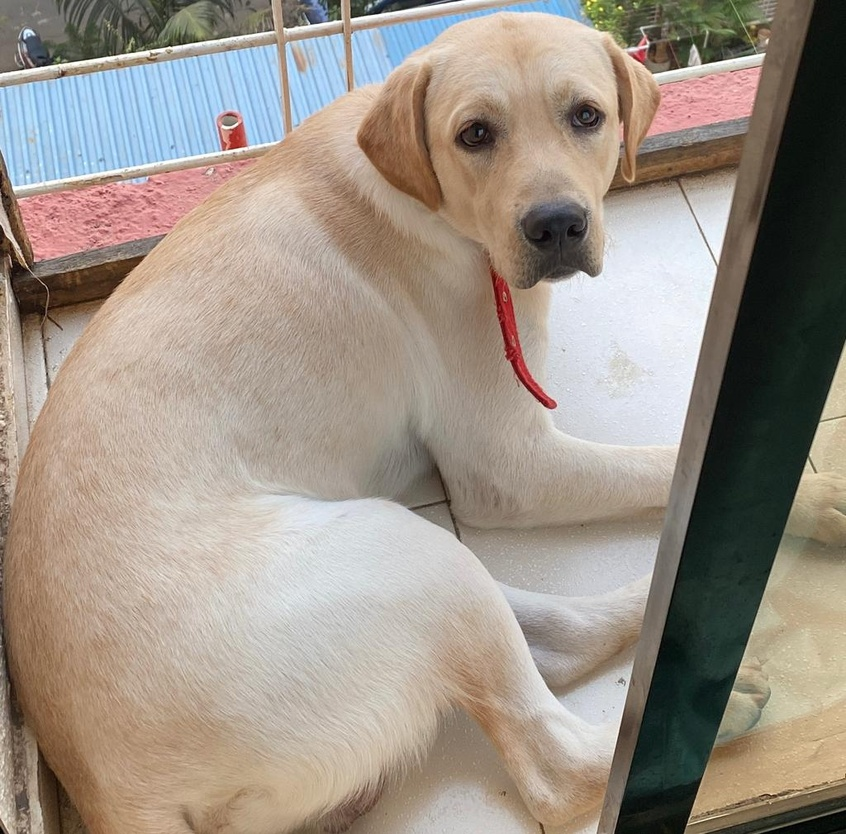
#> input picture Dog.jpeg, 846 x 834 px, shrunk from 1024 x 1009 before the run
$ jupyter execute 'Pencil Sketch Image.ipynb'   (shell and % lines are left out)
#> lines starting #> are read from the running program, lines starting #| are printed output that depends on the picture
[cell 1]
import numpy as np

[cell 2]
import cv2

[cell 3]
image = cv2.imread("Dog.jpeg")
#> image is the input picture: shape (834, 846, 3); mean B, G, R 135.5, 146.5, 157.1
cv2.imshow("Dog", image)
cv2.waitKey(0)

[cell 4]
gray_image = cv2.cvtColor(image, cv2.COLOR_BGR2GRAY)
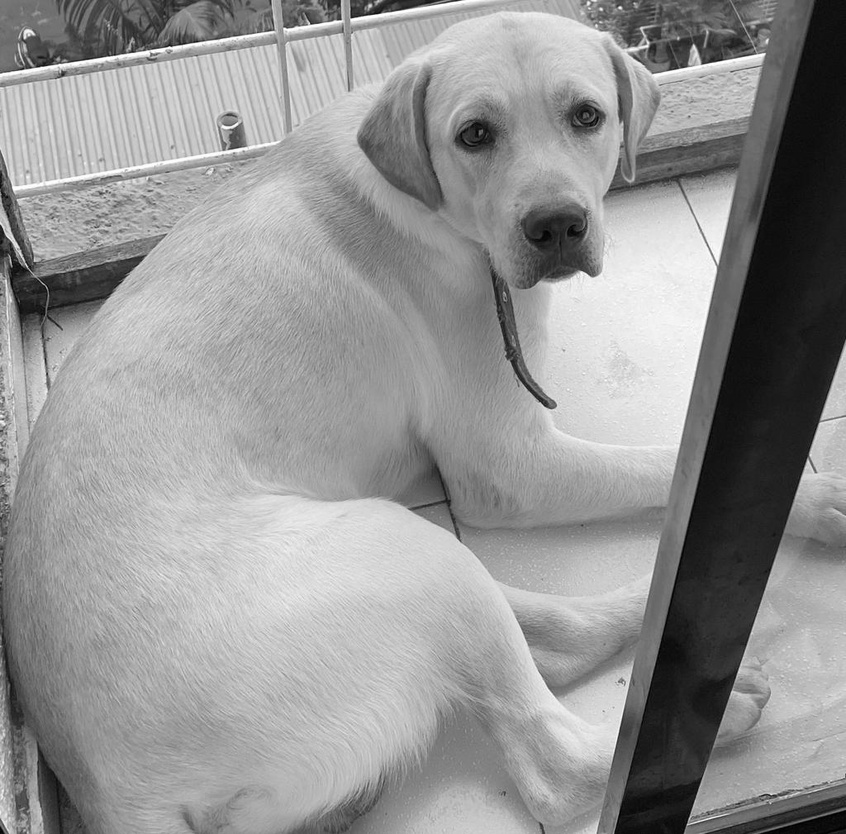
#> gray_image: shape (834, 846); min 0, max 255, mean 148.4
cv2.imshow("New Dog", gray_image)
cv2.waitKey(0)

[cell 5]
inverted_image = 255 - gray_image
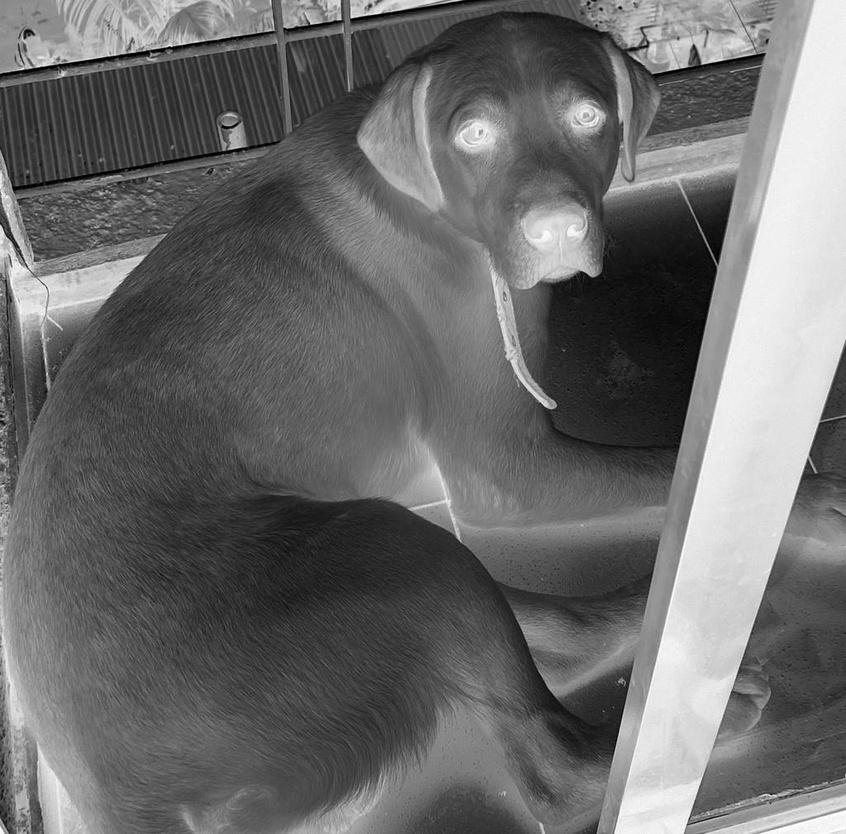
#> inverted_image: shape (834, 846); min 0, max 255, mean 106.6
cv2.imshow("Inverted", inverted_image)
cv2.waitKey()

[cell 6]
blurred = cv2.GaussianBlur(inverted_image, (21, 21), 0)
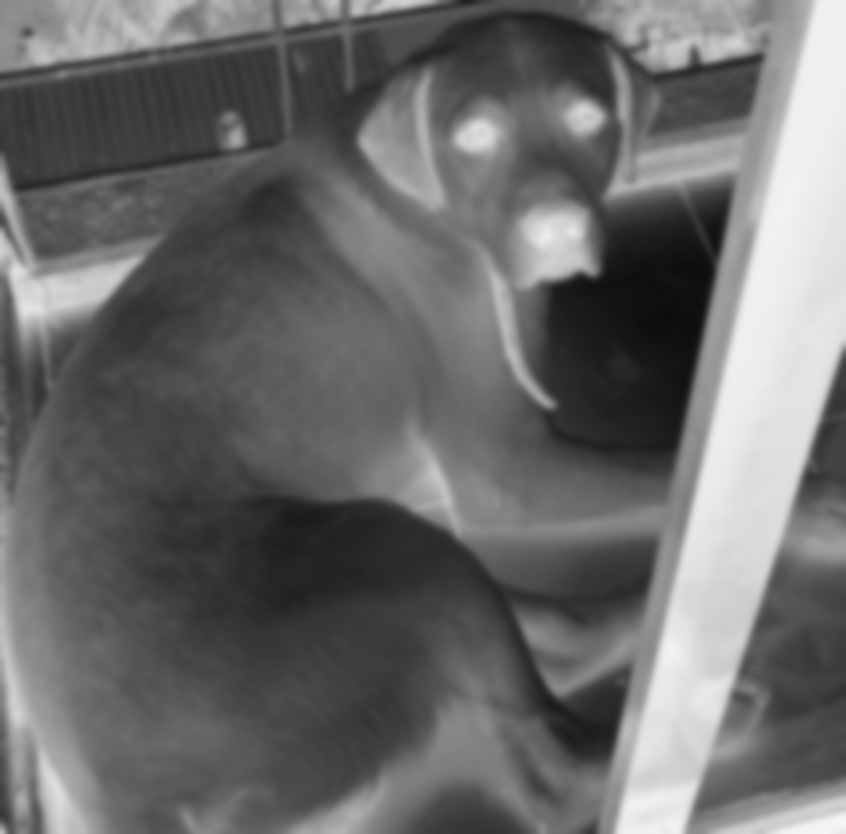
#> blurred: shape (834, 846); min 12, max 245, mean 106.6

[cell 7]
inverted_blurred = 255 - blurred
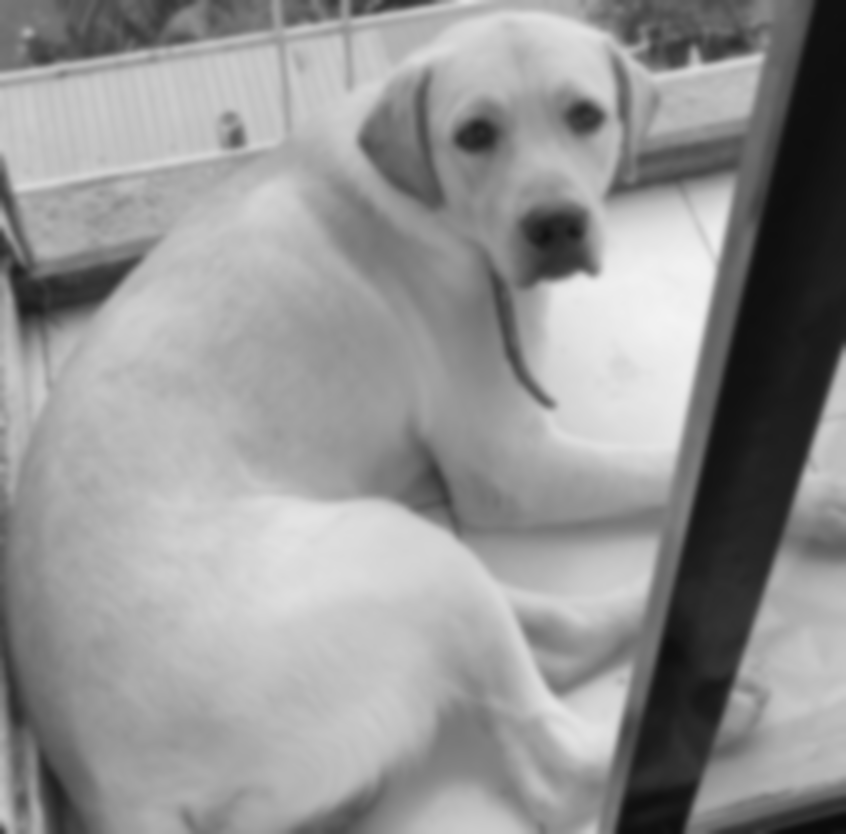
#> inverted_blurred: shape (834, 846); min 10, max 243, mean 148.4
pencil_sketch = cv2.divide(gray_image, inverted_blurred, scale=256.0)
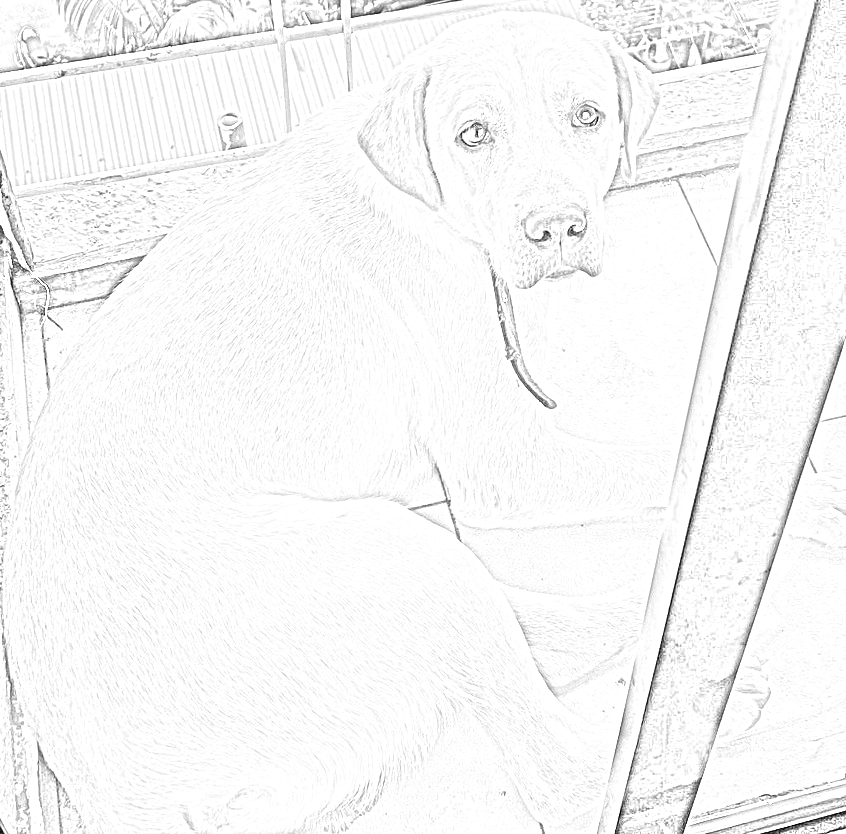
#> pencil_sketch: shape (834, 846); min 0, max 255, mean 246.8
cv2.imshow("Sketch", pencil_sketch)
cv2.waitKey(0)
